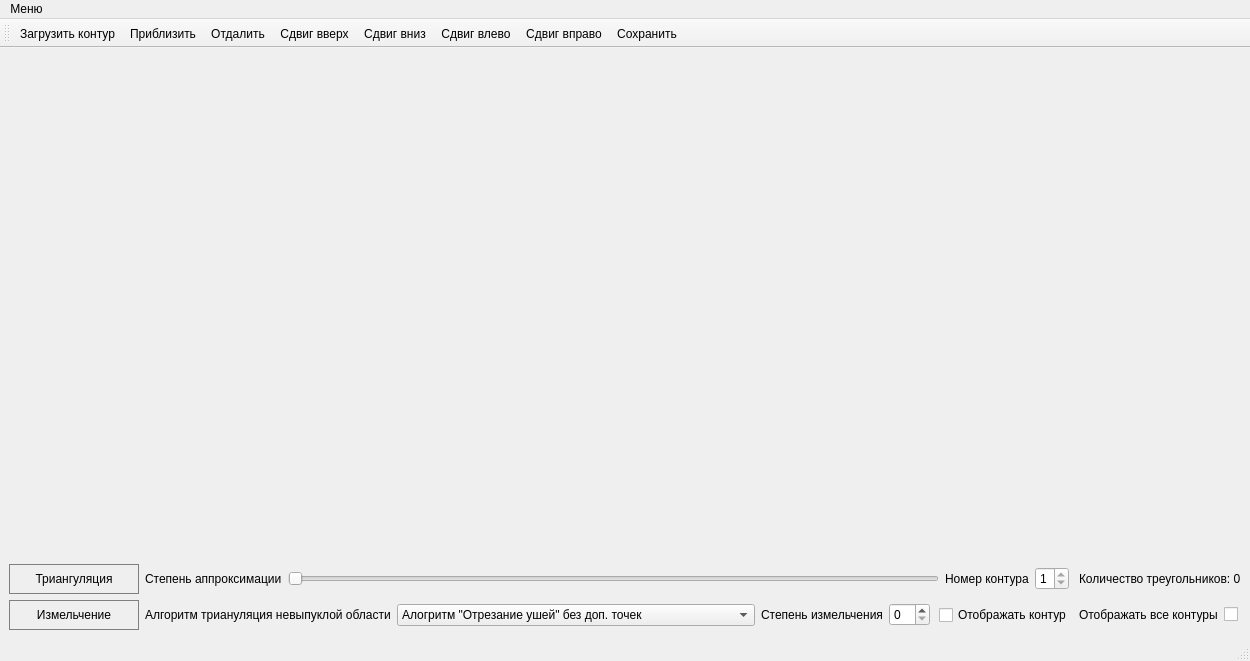
<?xml version="1.0" encoding="UTF-8"?>
<ui version="4.0">
 <class>MainWindow</class>
 <widget class="QMainWindow" name="MainWindow">
  <property name="geometry">
   <rect>
    <x>0</x>
    <y>0</y>
    <width>1250</width>
    <height>661</height>
   </rect>
  </property>
  <property name="windowTitle">
   <string>Triangulation</string>
  </property>
  <property name="windowIcon">
   <iconset>
    <normaloff>resources/icon.ico</normaloff>resources/icon.ico</iconset>
  </property>
  <widget class="QWidget" name="centralwidget">
   <property name="enabled">
    <bool>true</bool>
   </property>
   <property name="sizePolicy">
    <sizepolicy hsizetype="Preferred" vsizetype="Preferred">
     <horstretch>0</horstretch>
     <verstretch>0</verstretch>
    </sizepolicy>
   </property>
   <property name="maximumSize">
    <size>
     <width>1920</width>
     <height>1080</height>
    </size>
   </property>
   <property name="sizeIncrement">
    <size>
     <width>2</width>
     <height>2</height>
    </size>
   </property>
   <property name="baseSize">
    <size>
     <width>1920</width>
     <height>1080</height>
    </size>
   </property>
   <property name="mouseTracking">
    <bool>false</bool>
   </property>
   <property name="locale">
    <locale language="Russian" country="Russia"/>
   </property>
   <layout class="QVBoxLayout" name="verticalLayout">
    <item>
     <widget class="ShVizualization" name="widget" native="true"/>
    </item>
    <item>
     <layout class="QGridLayout" name="gridLayout">
      <item row="1" column="1">
       <layout class="QHBoxLayout" name="horizontalLayout_2">
        <item>
         <widget class="QLabel" name="label_2">
          <property name="text">
           <string>Степень аппроксимации</string>
          </property>
         </widget>
        </item>
        <item>
         <widget class="QSlider" name="horizontalSlider">
          <property name="styleSheet">
           <string notr="true"/>
          </property>
          <property name="orientation">
           <enum>Qt::Horizontal</enum>
          </property>
         </widget>
        </item>
        <item>
         <widget class="QLabel" name="label_4">
          <property name="text">
           <string>Номер контура</string>
          </property>
         </widget>
        </item>
        <item>
         <widget class="QSpinBox" name="NumbContour">
          <property name="minimum">
           <number>1</number>
          </property>
          <property name="maximum">
           <number>1</number>
          </property>
         </widget>
        </item>
       </layout>
      </item>
      <item row="2" column="0">
       <widget class="QPushButton" name="Shredding">
        <property name="sizePolicy">
         <sizepolicy hsizetype="Fixed" vsizetype="Fixed">
          <horstretch>0</horstretch>
          <verstretch>0</verstretch>
         </sizepolicy>
        </property>
        <property name="minimumSize">
         <size>
          <width>130</width>
          <height>30</height>
         </size>
        </property>
        <property name="styleSheet">
         <string notr="true">QPushButton {
   border: 1px solid gray;
}
QPushButton:pressed {
    background-color: qlineargradient(x1: 0, y1: 0, x2: 0, y2: 1,
                                      stop: 0 #dadbde, stop: 1 #f6f7fa);
}</string>
        </property>
        <property name="text">
         <string>Измельчение</string>
        </property>
       </widget>
      </item>
      <item row="1" column="0">
       <widget class="QPushButton" name="Triangulation">
        <property name="sizePolicy">
         <sizepolicy hsizetype="Fixed" vsizetype="Fixed">
          <horstretch>0</horstretch>
          <verstretch>0</verstretch>
         </sizepolicy>
        </property>
        <property name="minimumSize">
         <size>
          <width>130</width>
          <height>30</height>
         </size>
        </property>
        <property name="styleSheet">
         <string notr="true">QPushButton {
   border: 1px solid gray;
}
QPushButton:pressed {
    background-color: qlineargradient(x1: 0, y1: 0, x2: 0, y2: 1,
                                      stop: 0 #dadbde, stop: 1 #f6f7fa);
}</string>
        </property>
        <property name="text">
         <string>Триангуляция</string>
        </property>
       </widget>
      </item>
      <item row="1" column="2">
       <spacer name="horizontalSpacer">
        <property name="orientation">
         <enum>Qt::Horizontal</enum>
        </property>
        <property name="sizeHint" stdset="0">
         <size>
          <width>40</width>
          <height>20</height>
         </size>
        </property>
       </spacer>
      </item>
      <item row="2" column="3">
       <layout class="QHBoxLayout" name="horizontalLayout_3">
        <item>
         <widget class="QLabel" name="label_5">
          <property name="text">
           <string>Отображать все контуры</string>
          </property>
         </widget>
        </item>
        <item>
         <widget class="QCheckBox" name="checkBox_2">
          <property name="text">
           <string/>
          </property>
         </widget>
        </item>
       </layout>
      </item>
      <item row="2" column="1">
       <layout class="QHBoxLayout" name="horizontalLayout">
        <item>
         <widget class="QLabel" name="label_3">
          <property name="text">
           <string>Алгоритм триануляция невыпуклой области</string>
          </property>
         </widget>
        </item>
        <item>
         <widget class="QComboBox" name="comboBox">
          <item>
           <property name="text">
            <string>Алогритм &quot;Отрезание ушей&quot; без доп. точек</string>
           </property>
          </item>
          <item>
           <property name="text">
            <string>Триангуляция Делоне с ограничениями &quot;Удаляй-и-строй&quot;</string>
           </property>
          </item>
         </widget>
        </item>
        <item>
         <widget class="QLabel" name="label">
          <property name="styleSheet">
           <string notr="true"/>
          </property>
          <property name="text">
           <string>Степень измельчения</string>
          </property>
         </widget>
        </item>
        <item>
         <widget class="QSpinBox" name="spinBox"/>
        </item>
        <item>
         <spacer name="horizontalSpacer_2">
          <property name="orientation">
           <enum>Qt::Horizontal</enum>
          </property>
          <property name="sizeHint" stdset="0">
           <size>
            <width>40</width>
            <height>20</height>
           </size>
          </property>
         </spacer>
        </item>
        <item>
         <widget class="QCheckBox" name="checkBox">
          <property name="enabled">
           <bool>true</bool>
          </property>
          <property name="sizePolicy">
           <sizepolicy hsizetype="Fixed" vsizetype="Fixed">
            <horstretch>0</horstretch>
            <verstretch>0</verstretch>
           </sizepolicy>
          </property>
          <property name="maximumSize">
           <size>
            <width>130</width>
            <height>30</height>
           </size>
          </property>
          <property name="styleSheet">
           <string notr="true"/>
          </property>
          <property name="text">
           <string>Отображать контур</string>
          </property>
         </widget>
        </item>
       </layout>
      </item>
      <item row="1" column="3">
       <widget class="QLabel" name="numtriang">
        <property name="styleSheet">
         <string notr="true">QLabel {
  qproperty-alignment: 'AlignVCenter | AlignRight';
  border: 1px solid gray;
}

background-color : white;</string>
        </property>
        <property name="text">
         <string>Количество треугольников: 0</string>
        </property>
       </widget>
      </item>
     </layout>
    </item>
   </layout>
  </widget>
  <widget class="QMenuBar" name="menubar">
   <property name="geometry">
    <rect>
     <x>0</x>
     <y>0</y>
     <width>1250</width>
     <height>22</height>
    </rect>
   </property>
   <widget class="QMenu" name="menu">
    <property name="title">
     <string>Меню</string>
    </property>
    <addaction name="find_countour"/>
    <addaction name="action"/>
    <addaction name="action_2"/>
    <addaction name="actionOneAreaTriang"/>
    <addaction name="actionSvg_save"/>
    <addaction name="actionCany"/>
    <addaction name="actionTesttriangCanny"/>
   </widget>
   <addaction name="menu"/>
  </widget>
  <widget class="QStatusBar" name="statusbar"/>
  <widget class="QToolBar" name="toolBar">
   <property name="windowTitle">
    <string>toolBar</string>
   </property>
   <attribute name="toolBarArea">
    <enum>TopToolBarArea</enum>
   </attribute>
   <attribute name="toolBarBreak">
    <bool>false</bool>
   </attribute>
   <addaction name="find_countour"/>
   <addaction name="action_zoom_in"/>
   <addaction name="action_zoom_out"/>
   <addaction name="shift_up_y"/>
   <addaction name="actionshift_down_y"/>
   <addaction name="shift_left"/>
   <addaction name="shift_right"/>
   <addaction name="Save"/>
  </widget>
  <action name="find_countour">
   <property name="icon">
    <iconset resource="res.qrc">
     <normaloff>:/Image/resources/Font-Tonicons/SVG/Folder-2.svg</normaloff>:/Image/resources/Font-Tonicons/SVG/Folder-2.svg</iconset>
   </property>
   <property name="text">
    <string>Загрузить контур</string>
   </property>
  </action>
  <action name="action_zoom_in">
   <property name="icon">
    <iconset resource="res.qrc">
     <normaloff>:/Image/resources/Font-Tonicons/SVG/Zoom In.svg</normaloff>:/Image/resources/Font-Tonicons/SVG/Zoom In.svg</iconset>
   </property>
   <property name="text">
    <string>Приблизить</string>
   </property>
  </action>
  <action name="action_zoom_out">
   <property name="icon">
    <iconset resource="res.qrc">
     <normaloff>:/Image/resources/Font-Tonicons/SVG/Zoom Out.svg</normaloff>:/Image/resources/Font-Tonicons/SVG/Zoom Out.svg</iconset>
   </property>
   <property name="text">
    <string>Отдалить</string>
   </property>
  </action>
  <action name="shift_up_y">
   <property name="icon">
    <iconset resource="res.qrc">
     <normaloff>:/Image/resources/Font-Tonicons/SVG/arrow-up-thick.svg</normaloff>:/Image/resources/Font-Tonicons/SVG/arrow-up-thick.svg</iconset>
   </property>
   <property name="text">
    <string>Сдвиг вверх</string>
   </property>
  </action>
  <action name="actionshift_down_y">
   <property name="icon">
    <iconset resource="res.qrc">
     <normaloff>:/Image/resources/Font-Tonicons/SVG/arrow-down-thick.svg</normaloff>:/Image/resources/Font-Tonicons/SVG/arrow-down-thick.svg</iconset>
   </property>
   <property name="text">
    <string>Сдвиг вниз</string>
   </property>
  </action>
  <action name="shift_left">
   <property name="icon">
    <iconset resource="res.qrc">
     <normaloff>:/Image/resources/Font-Tonicons/SVG/arrow-left-thick.svg</normaloff>:/Image/resources/Font-Tonicons/SVG/arrow-left-thick.svg</iconset>
   </property>
   <property name="text">
    <string>Сдвиг влево</string>
   </property>
  </action>
  <action name="shift_right">
   <property name="icon">
    <iconset resource="res.qrc">
     <normaloff>:/Image/resources/Font-Tonicons/SVG/arrow-right-thick.svg</normaloff>:/Image/resources/Font-Tonicons/SVG/arrow-right-thick.svg</iconset>
   </property>
   <property name="text">
    <string>Сдвиг вправо</string>
   </property>
  </action>
  <action name="Save">
   <property name="icon">
    <iconset resource="res.qrc">
     <normaloff>:/Image/resources/Font-Tonicons/SVG/Inbox-1.svg</normaloff>:/Image/resources/Font-Tonicons/SVG/Inbox-1.svg</iconset>
   </property>
   <property name="text">
    <string>Сохранить</string>
   </property>
  </action>
  <action name="action">
   <property name="text">
    <string>Триангуляция</string>
   </property>
  </action>
  <action name="action_2">
   <property name="text">
    <string>Сохранение новой картинки</string>
   </property>
  </action>
  <action name="actionOneAreaTriang">
   <property name="text">
    <string>OneAreaTriang</string>
   </property>
  </action>
  <action name="actionSvg_save">
   <property name="text">
    <string>Svg save</string>
   </property>
  </action>
  <action name="actionCany">
   <property name="text">
    <string>Cany </string>
   </property>
  </action>
  <action name="actionTesttriangCanny">
   <property name="text">
    <string>TesttriangCanny</string>
   </property>
  </action>
 </widget>
 <customwidgets>
  <customwidget>
   <class>ShVizualization</class>
   <extends>QWidget</extends>
   <header>shvizualization.h</header>
   <container>1</container>
  </customwidget>
 </customwidgets>
 <resources>
  <include location="res.qrc"/>
 </resources>
 <connections/>
</ui>
